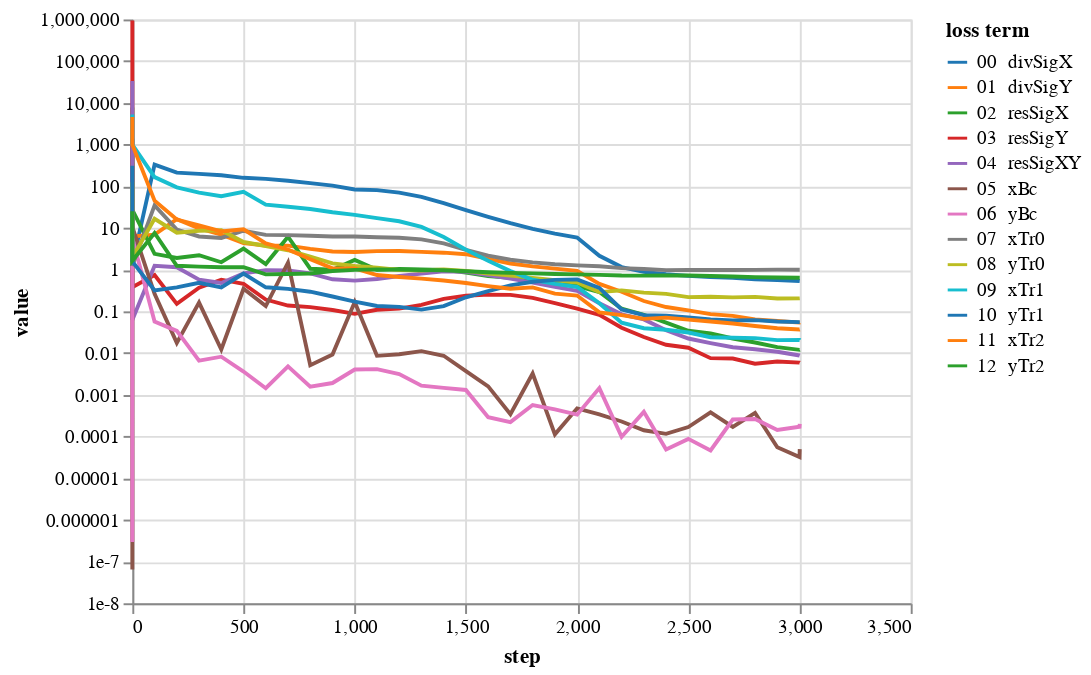

Source (notebook cell):
### Code cell
lossPlot(losshistory, bcNames)

### Figure 1 — Vega-Lite specification as saved in the notebook (floating-point values rounded to 4 significant figures)
{"config": {"view": {"continuousWidth": 400, "continuousHeight": 300}}, "data": {"name": "data-31a3cbbd0a637c8167d1788047cfd0f0"}, "mark": "line", "encoding": {"color": {"type": "nominal", "field": "loss term", "scale": {"scheme": "category10"}, "sort": ["00  divSigX", "01  divSigY", "02  resSigX", "03  resSigY", "04  resSigXY", "05  xBc", "06  yBc", "07  xTr0", "08  yTr0", "09  xTr1", "10  yTr1", "11  xTr2", "12  yTr2"]}, "tooltip": [{"type": "nominal", "field": "loss term"}, {"type": "quantitative", "field": "value"}, {"type": "quantitative", "field": "step"}], "x": {"type": "quantitative", "field": "step"}, "y": {"type": "quantitative", "field": "value", "scale": {"type": "log"}}}, "transform": [{"fold": ["00  divSigX", "01  divSigY", "02  resSigX", "03  resSigY", "04  resSigXY", "05  xBc", "06  yBc", "07  xTr0", "08  yTr0", "09  xTr1", "10  yTr1", "11  xTr2", "12  yTr2"], "as": ["loss term", "value"]}], "$schema": "https://vega.github.io/schema/vega-lite/v4.8.1.json", "datasets": {"data-31a3cbbd0a637c8167d1788047cfd0f0": [{"00  divSigX": 1381.0, "01  divSigY": 367.8, "02  resSigX": 7710.0, "03  resSigY": 947200.0, "04  resSigXY": 33330.0, "05  xBc": 6.451e-08, "06  yBc": 2.964e-07, "07  xTr0": 125.2, "08  yTr0": 124.2, "09  xTr1": 5268.0, "10  yTr1": 309.2, "11  xTr2": 4556.0, "12  yTr2": 25.31, "step": 0}, {"00  divSigX": 1.341, "01  divSigY": 6.269, "02  resSigX": 27.18, "03  resSigY": 0.3793, "04  resSigXY": 0.06239, "05  xBc": 10.58, "06  yBc": 5.663, "07  xTr0": 1.237, "08  yTr0": 1.948, "09  xTr1": 994.2, "10  yTr1": 1.586, "11  xTr2": 990.5, "12  yTr2": 1.644, "step": 0}, {"00  divSigX": 331.2, "01  divSigY": 6.909, "02  resSigX": 2.399, "03  resSigY": 0.7414, "04  resSigXY": 1.241, "05  xBc": 0.2623, "06  yBc": 0.05683, "07  xTr0": 34.73, "08  yTr0": 16.56, "09  xTr1": 166.0, "10  yTr1": 0.3169, "11  xTr2": 45.07, "12  yTr2": 7.573, "step": 100}, {"00  divSigX": 211.8, "01  divSigY": 16.2, "02  resSigX": 1.901, "03  resSigY": 0.1512, "04  resSigXY": 1.146, "05  xBc": 0.0176, "06  yBc": 0.03395, "07  xTr0": 9.128, "08  yTr0": 7.711, "09  xTr1": 94.24, "10  yTr1": 0.3764, "11  xTr2": 15.91, "12  yTr2": 1.239, "step": 200}, {"00  divSigX": 197.7, "01  divSigY": 9.773, "02  resSigX": 2.221, "03  resSigY": 0.3675, "04  resSigXY": 0.5749, "05  xBc": 0.1624, "06  yBc": 0.006606, "07  xTr0": 6.255, "08  yTr0": 8.583, "09  xTr1": 70.3, "10  yTr1": 0.4843, "11  xTr2": 11.52, "12  yTr2": 1.181, "step": 300}, {"00  divSigX": 183.5, "01  divSigY": 6.906, "02  resSigX": 1.506, "03  resSigY": 0.5752, "04  resSigXY": 0.4797, "05  xBc": 0.01218, "06  yBc": 0.008185, "07  xTr0": 5.772, "08  yTr0": 8.81, "09  xTr1": 57.62, "10  yTr1": 0.3756, "11  xTr2": 8.249, "12  yTr2": 1.146, "step": 400}, {"00  divSigX": 159.5, "01  divSigY": 4.355, "02  resSigX": 3.199, "03  resSigY": 0.4584, "04  resSigXY": 0.8119, "05  xBc": 0.3491, "06  yBc": 0.003605, "07  xTr0": 8.584, "08  yTr0": 4.602, "09  xTr1": 73.86, "10  yTr1": 0.8049, "11  xTr2": 9.252, "12  yTr2": 1.147, "step": 500}, {"00  divSigX": 150.2, "01  divSigY": 3.788, "02  resSigX": 1.362, "03  resSigY": 0.1918, "04  resSigXY": 0.965, "05  xBc": 0.134, "06  yBc": 0.001437, "07  xTr0": 6.823, "08  yTr0": 3.693, "09  xTr1": 36.32, "10  yTr1": 0.3774, "11  xTr2": 4.272, "12  yTr2": 0.7689, "step": 600}, {"00  divSigX": 135.5, "01  divSigY": 3.776, "02  resSigX": 6.175, "03  resSigY": 0.1379, "04  resSigXY": 0.954, "05  xBc": 1.472, "06  yBc": 0.004789, "07  xTr0": 6.716, "08  yTr0": 2.921, "09  xTr1": 32.23, "10  yTr1": 0.3459, "11  xTr2": 3.047, "12  yTr2": 0.7841, "step": 700}, {"00  divSigX": 118.9, "01  divSigY": 3.149, "02  resSigX": 1.053, "03  resSigY": 0.126, "04  resSigXY": 0.8182, "05  xBc": 0.005095, "06  yBc": 0.001565, "07  xTr0": 6.486, "08  yTr0": 2.053, "09  xTr1": 28.47, "10  yTr1": 0.296, "11  xTr2": 1.769, "12  yTr2": 0.8083, "step": 800}, {"00  divSigX": 103.4, "01  divSigY": 2.731, "02  resSigX": 0.9945, "03  resSigY": 0.1078, "04  resSigXY": 0.5887, "05  xBc": 0.009232, "06  yBc": 0.001912, "07  xTr0": 6.221, "08  yTr0": 1.419, "09  xTr1": 23.85, "10  yTr1": 0.2275, "11  xTr2": 1.075, "12  yTr2": 0.9276, "step": 900}, {"00  divSigX": 83.9, "01  divSigY": 2.659, "02  resSigX": 1.707, "03  resSigY": 0.08736, "04  resSigXY": 0.5448, "05  xBc": 0.1675, "06  yBc": 0.004028, "07  xTr0": 6.223, "08  yTr0": 1.221, "09  xTr1": 20.61, "10  yTr1": 0.171, "11  xTr2": 1.068, "12  yTr2": 0.9856, "step": 1000}, {"00  divSigX": 83.9, "01  divSigY": 2.659, "02  resSigX": 1.707, "03  resSigY": 0.08736, "04  resSigXY": 0.5448, "05  xBc": 0.1675, "06  yBc": 0.004028, "07  xTr0": 6.223, "08  yTr0": 1.221, "09  xTr1": 20.61, "10  yTr1": 0.171, "11  xTr2": 1.068, "12  yTr2": 0.9856, "step": 1000}, {"00  divSigX": 80.6, "01  divSigY": 2.776, "02  resSigX": 0.9898, "03  resSigY": 0.1095, "04  resSigXY": 0.5983, "05  xBc": 0.008588, "06  yBc": 0.004113, "07  xTr0": 5.973, "08  yTr0": 1.111, "09  xTr1": 17.17, "10  yTr1": 0.1344, "11  xTr2": 0.7443, "12  yTr2": 1.013, "step": 1100}, {"00  divSigX": 70.52, "01  divSigY": 2.798, "02  resSigX": 1.036, "03  resSigY": 0.1164, "04  resSigXY": 0.7066, "05  xBc": 0.009346, "06  yBc": 0.003141, "07  xTr0": 5.838, "08  yTr0": 0.98, "09  xTr1": 14.49, "10  yTr1": 0.1284, "11  xTr2": 0.668, "12  yTr2": 1.004, "step": 1200}, {"00  divSigX": 55.83, "01  divSigY": 2.671, "02  resSigX": 1.012, "03  resSigY": 0.1429, "04  resSigXY": 0.802, "05  xBc": 0.0111, "06  yBc": 0.001655, "07  xTr0": 5.341, "08  yTr0": 0.9525, "09  xTr1": 10.6, "10  yTr1": 0.1101, "11  xTr2": 0.6096, "12  yTr2": 0.9804, "step": 1300}, {"00  divSigX": 39.25, "01  divSigY": 2.554, "02  resSigX": 0.9901, "03  resSigY": 0.1986, "04  resSigXY": 0.9128, "05  xBc": 0.008632, "06  yBc": 0.001463, "07  xTr0": 4.28, "08  yTr0": 1.011, "09  xTr1": 6.035, "10  yTr1": 0.1335, "11  xTr2": 0.5489, "12  yTr2": 0.9684, "step": 1400}, {"00  divSigX": 26.73, "01  divSigY": 2.346, "02  resSigX": 0.8528, "03  resSigY": 0.2365, "04  resSigXY": 0.8858, "05  xBc": 0.003703, "06  yBc": 0.001304, "07  xTr0": 3.0, "08  yTr0": 0.9334, "09  xTr1": 3.014, "10  yTr1": 0.2178, "11  xTr2": 0.478, "12  yTr2": 0.9147, "step": 1500}, {"00  divSigX": 18.4, "01  divSigY": 1.808, "02  resSigX": 0.7058, "03  resSigY": 0.2515, "04  resSigXY": 0.7424, "05  xBc": 0.001589, "06  yBc": 0.0002899, "07  xTr0": 2.167, "08  yTr0": 0.8099, "09  xTr1": 1.646, "10  yTr1": 0.3074, "11  xTr2": 0.404, "12  yTr2": 0.8686, "step": 1600}, {"00  divSigX": 12.97, "01  divSigY": 1.409, "02  resSigX": 0.6354, "03  resSigY": 0.2484, "04  resSigXY": 0.6098, "05  xBc": 0.0003401, "06  yBc": 0.0002212, "07  xTr0": 1.727, "08  yTr0": 0.7225, "09  xTr1": 0.9237, "10  yTr1": 0.4181, "11  xTr2": 0.3475, "12  yTr2": 0.8392, "step": 1700}, {"00  divSigX": 9.494, "01  divSigY": 1.195, "02  resSigX": 0.5706, "03  resSigY": 0.2103, "04  resSigXY": 0.4875, "05  xBc": 0.003229, "06  yBc": 0.0005673, "07  xTr0": 1.497, "08  yTr0": 0.6334, "09  xTr1": 0.5722, "10  yTr1": 0.5133, "11  xTr2": 0.3766, "12  yTr2": 0.8125, "step": 1800}, {"00  divSigX": 7.287, "01  divSigY": 1.059, "02  resSigX": 0.4749, "03  resSigY": 0.1573, "04  resSigXY": 0.3874, "05  xBc": 0.0001124, "06  yBc": 0.0004444, "07  xTr0": 1.349, "08  yTr0": 0.5567, "09  xTr1": 0.4564, "10  yTr1": 0.5702, "11  xTr2": 0.2663, "12  yTr2": 0.7891, "step": 1900}, {"00  divSigX": 5.889, "01  divSigY": 0.9342, "02  resSigX": 0.4053, "03  resSigY": 0.1166, "04  resSigXY": 0.3102, "05  xBc": 0.0004726, "06  yBc": 0.0003327, "07  xTr0": 1.264, "08  yTr0": 0.4934, "09  xTr1": 0.3848, "10  yTr1": 0.5838, "11  xTr2": 0.2394, "12  yTr2": 0.7731, "step": 2000}, {"00  divSigX": 5.889, "01  divSigY": 0.9342, "02  resSigX": 0.4053, "03  resSigY": 0.1166, "04  resSigXY": 0.3102, "05  xBc": 0.0004726, "06  yBc": 0.0003327, "07  xTr0": 1.264, "08  yTr0": 0.4934, "09  xTr1": 0.3848, "10  yTr1": 0.5838, "11  xTr2": 0.2394, "12  yTr2": 0.7731, "step": 2000}, {"00  divSigX": 2.148, "01  divSigY": 0.454, "02  resSigX": 0.2912, "03  resSigY": 0.08239, "04  resSigXY": 0.1558, "05  xBc": 0.000337, "06  yBc": 0.001443, "07  xTr0": 1.206, "08  yTr0": 0.2896, "09  xTr1": 0.1568, "10  yTr1": 0.3669, "11  xTr2": 0.0943, "12  yTr2": 0.7519, "step": 2100}, {"00  divSigX": 1.154, "01  divSigY": 0.296, "02  resSigX": 0.1157, "03  resSigY": 0.04061, "04  resSigXY": 0.08483, "05  xBc": 0.0002285, "06  yBc": 9.83e-05, "07  xTr0": 1.091, "08  yTr0": 0.319, "09  xTr1": 0.05345, "10  yTr1": 0.111, "11  xTr2": 0.08108, "12  yTr2": 0.7226, "step": 2200}, {"00  divSigX": 0.8845, "01  divSigY": 0.1769, "02  resSigX": 0.08281, "03  resSigY": 0.02423, "04  resSigXY": 0.06421, "05  xBc": 0.0001408, "06  yBc": 0.0003885, "07  xTr0": 1.039, "08  yTr0": 0.2822, "09  xTr1": 0.03945, "10  yTr1": 0.08137, "11  xTr2": 0.06623, "12  yTr2": 0.7204, "step": 2300}, {"00  divSigX": 0.7774, "01  divSigY": 0.1271, "02  resSigX": 0.05359, "03  resSigY": 0.01579, "04  resSigXY": 0.0354, "05  xBc": 0.0001156, "06  yBc": 4.848e-05, "07  xTr0": 0.9718, "08  yTr0": 0.263, "09  xTr1": 0.03633, "10  yTr1": 0.07837, "11  xTr2": 0.07091, "12  yTr2": 0.725, "step": 2400}, {"00  divSigX": 0.7078, "01  divSigY": 0.1057, "02  resSigX": 0.0342, "03  resSigY": 0.01344, "04  resSigXY": 0.02233, "05  xBc": 0.0001682, "06  yBc": 8.744e-05, "07  xTr0": 0.9833, "08  yTr0": 0.2201, "09  xTr1": 0.03112, "10  yTr1": 0.07128, "11  xTr2": 0.06344, "12  yTr2": 0.7231, "step": 2500}, {"00  divSigX": 0.6631, "01  divSigY": 0.08608, "02  resSigX": 0.02944, "03  resSigY": 0.007539, "04  resSigXY": 0.01737, "05  xBc": 0.0003788, "06  yBc": 4.608e-05, "07  xTr0": 0.9828, "08  yTr0": 0.2244, "09  xTr1": 0.02393, "10  yTr1": 0.06374, "11  xTr2": 0.05702, "12  yTr2": 0.705, "step": 2600}, {"00  divSigX": 0.6355, "01  divSigY": 0.07788, "02  resSigX": 0.02237, "03  resSigY": 0.007405, "04  resSigXY": 0.01381, "05  xBc": 0.0001696, "06  yBc": 0.000255, "07  xTr0": 0.9796, "08  yTr0": 0.216, "09  xTr1": 0.02335, "10  yTr1": 0.06053, "11  xTr2": 0.05107, "12  yTr2": 0.6846, "step": 2700}, {"00  divSigX": 0.5865, "01  divSigY": 0.06382, "02  resSigX": 0.01794, "03  resSigY": 0.005554, "04  resSigXY": 0.01238, "05  xBc": 0.0003665, "06  yBc": 0.0002625, "07  xTr0": 0.9877, "08  yTr0": 0.2227, "09  xTr1": 0.02284, "10  yTr1": 0.06157, "11  xTr2": 0.0445, "12  yTr2": 0.6619, "step": 2800}, {"00  divSigX": 0.5616, "01  divSigY": 0.05854, "02  resSigX": 0.01393, "03  resSigY": 0.00627, "04  resSigXY": 0.01075, "05  xBc": 5.512e-05, "06  yBc": 0.0001427, "07  xTr0": 1.001, "08  yTr0": 0.2027, "09  xTr1": 0.02043, "10  yTr1": 0.05712, "11  xTr2": 0.03927, "12  yTr2": 0.6493, "step": 2900}, {"00  divSigX": 0.5363, "01  divSigY": 0.0537, "02  resSigX": 0.01194, "03  resSigY": 0.005909, "04  resSigXY": 0.008757, "05  xBc": 3.211e-05, "06  yBc": 0.0001708, "07  xTr0": 0.9974, "08  yTr0": 0.2054, "09  xTr1": 0.02063, "10  yTr1": 0.05528, "11  xTr2": 0.03679, "12  yTr2": 0.6396, "step": 3000}, {"00  divSigX": 0.5355, "01  divSigY": 0.05416, "02  resSigX": 0.012, "03  resSigY": 0.005869, "04  resSigXY": 0.008712, "05  xBc": 4.972e-05, "06  yBc": 0.0002006, "07  xTr0": 0.9973, "08  yTr0": 0.2057, "09  xTr1": 0.02031, "10  yTr1": 0.05526, "11  xTr2": 0.03695, "12  yTr2": 0.6395, "step": 3001}]}}
